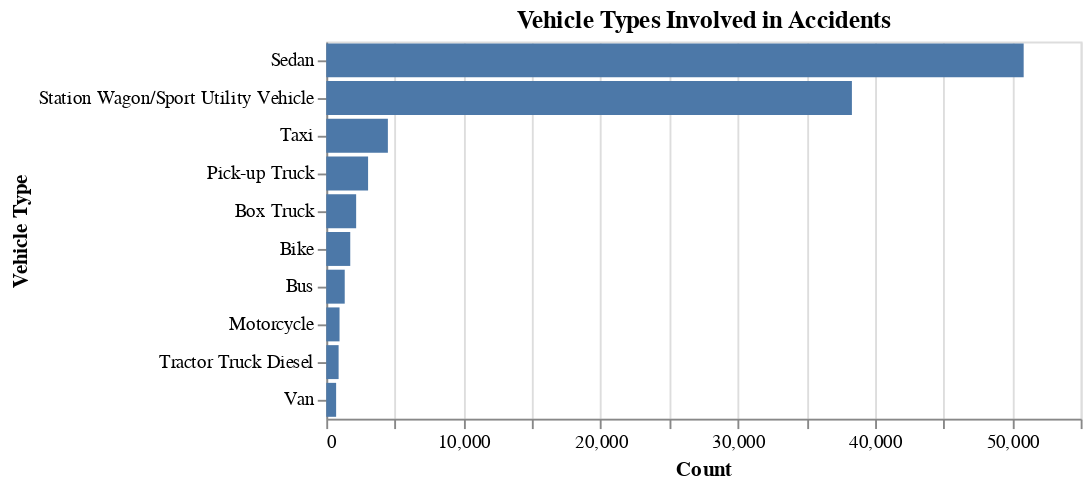

Notebook code for this chart:
### Markdown cell above
<h5>Is there any type of vehicle more prone to participate in accidents?<h5>

### Code cell
import altair as alt

# Create a dataframe with the value counts of the 'VEHICLE TYPE CODE 1' column
df_vehicle_counts = df4['VEHICLE TYPE CODE 1'].value_counts().reset_index()
df_vehicle_counts.columns = ['Vehicle Type', 'Count']

# Create a horizontal bar chart using Altair
chart = alt.Chart(df_vehicle_counts[:10]).mark_bar().encode(
    y=alt.Y('Vehicle Type:N', sort='-x'),
    x=alt.X('Count:Q'),
    tooltip=['Vehicle Type', 'Count']
).properties(
    title='Vehicle Types Involved in Accidents'
)

chart

### Figure 1 — Vega-Lite specification as saved in the notebook (floating-point values rounded to 4 significant figures)
{"config": {"view": {"continuousWidth": 400, "continuousHeight": 300}}, "data": {"name": "data-acb1a44a78cb48eeb46a03b42f4943c9"}, "mark": "bar", "encoding": {"tooltip": [{"field": "Vehicle Type", "type": "nominal"}, {"field": "Count", "type": "quantitative"}], "x": {"field": "Count", "type": "quantitative"}, "y": {"field": "Vehicle Type", "sort": "-x", "type": "nominal"}}, "title": "Vehicle Types Involved in Accidents", "$schema": "https://vega.github.io/schema/vega-lite/v4.17.0.json", "datasets": {"data-acb1a44a78cb48eeb46a03b42f4943c9": [{"Vehicle Type": "Sedan", "Count": 50844}, {"Vehicle Type": "Station Wagon/Sport Utility Vehicle", "Count": 38321}, {"Vehicle Type": "Taxi", "Count": 4491}, {"Vehicle Type": "Pick-up Truck", "Count": 3048}, {"Vehicle Type": "Box Truck", "Count": 2178}, {"Vehicle Type": "Bike", "Count": 1748}, {"Vehicle Type": "Bus", "Count": 1345}, {"Vehicle Type": "Motorcycle", "Count": 967}, {"Vehicle Type": "Tractor Truck Diesel", "Count": 899}, {"Vehicle Type": "Van", "Count": 718}]}}
